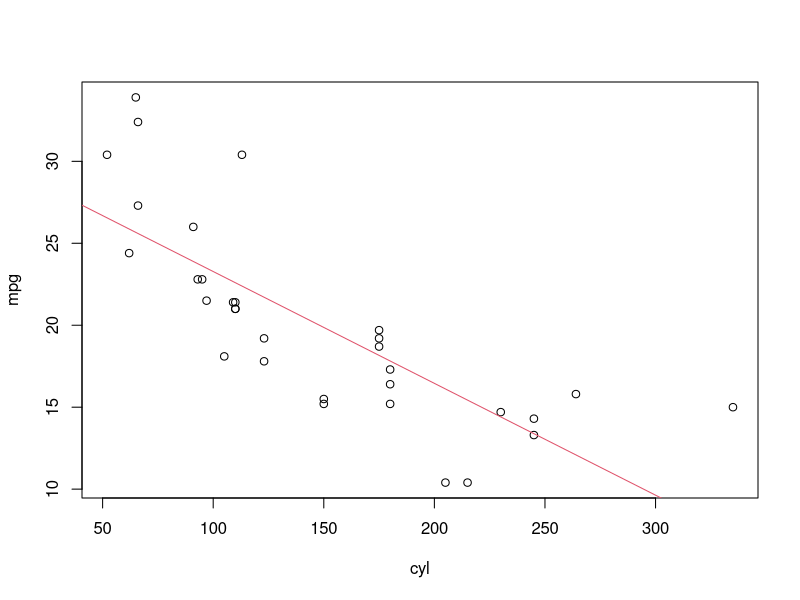

Recreate this plot in R.
## ---- chunk 1
names(mtcars)
## ---- chunk 2
    with(mtcars, {
        plot(mpg ~ hp,xlab="cyl",ylab="mpg")
        abline(lm(mpg~hp,data=mtcars),col=2)
    })
